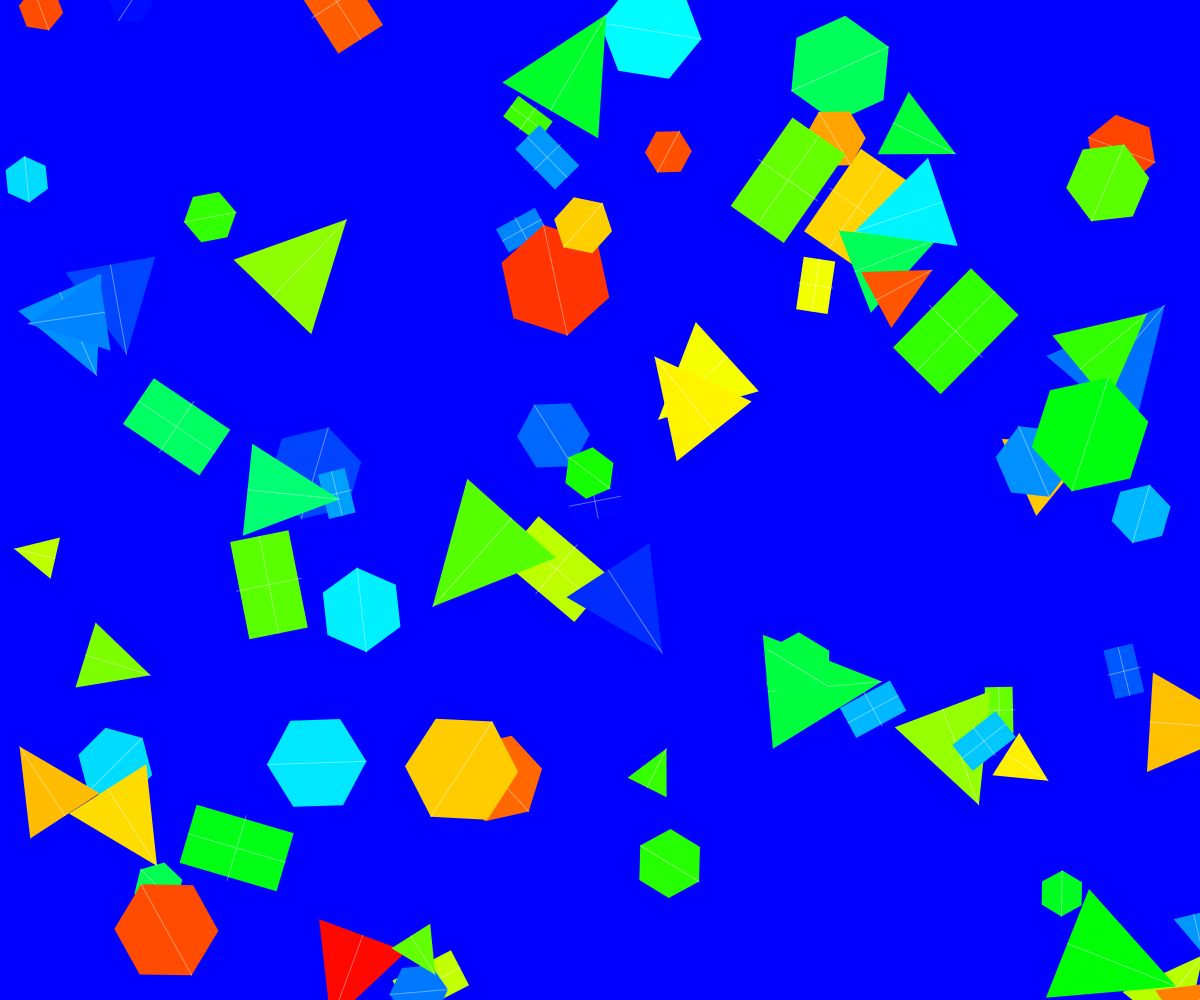
Frame 1 (no input)
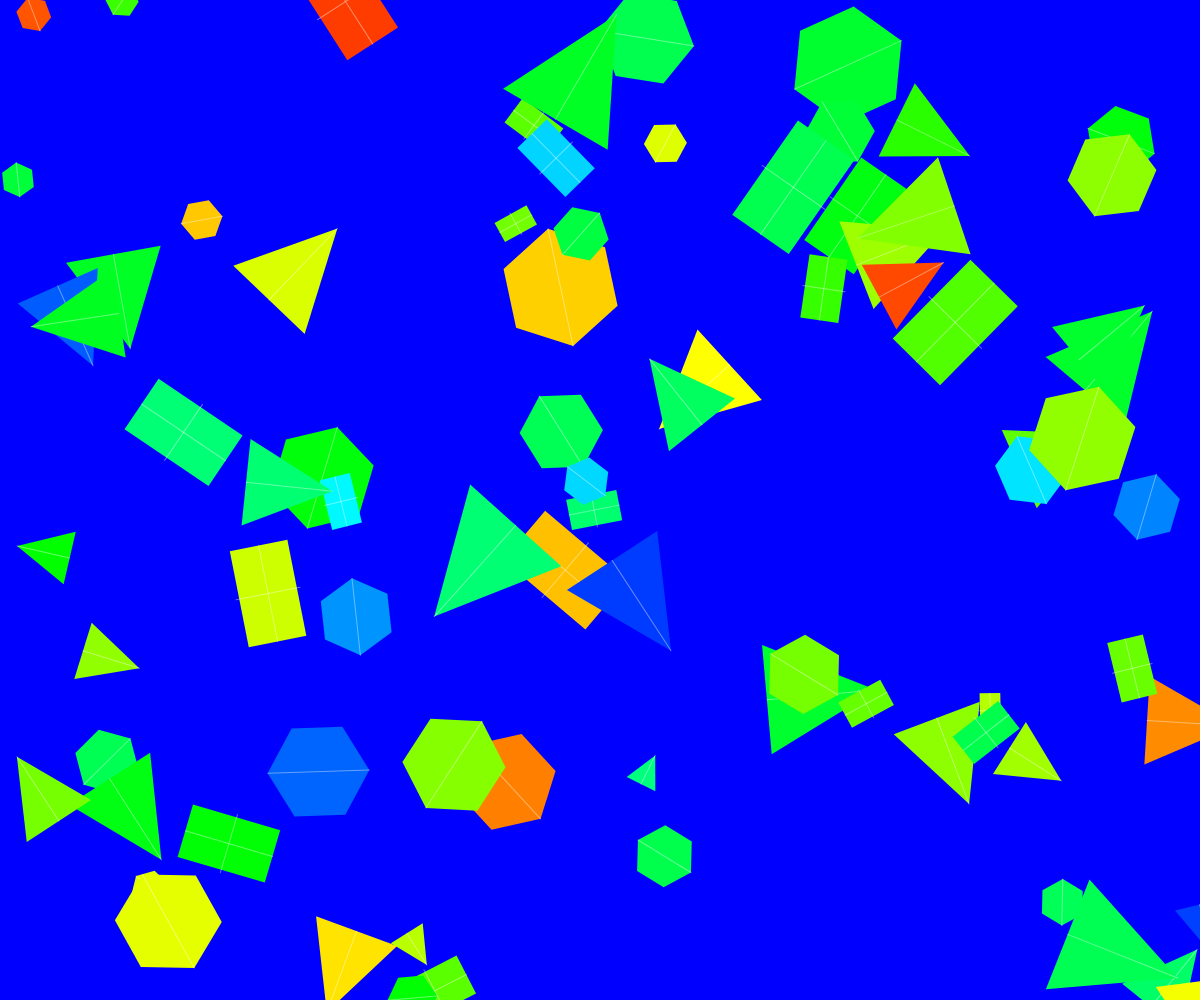
Frame 60 (no input)
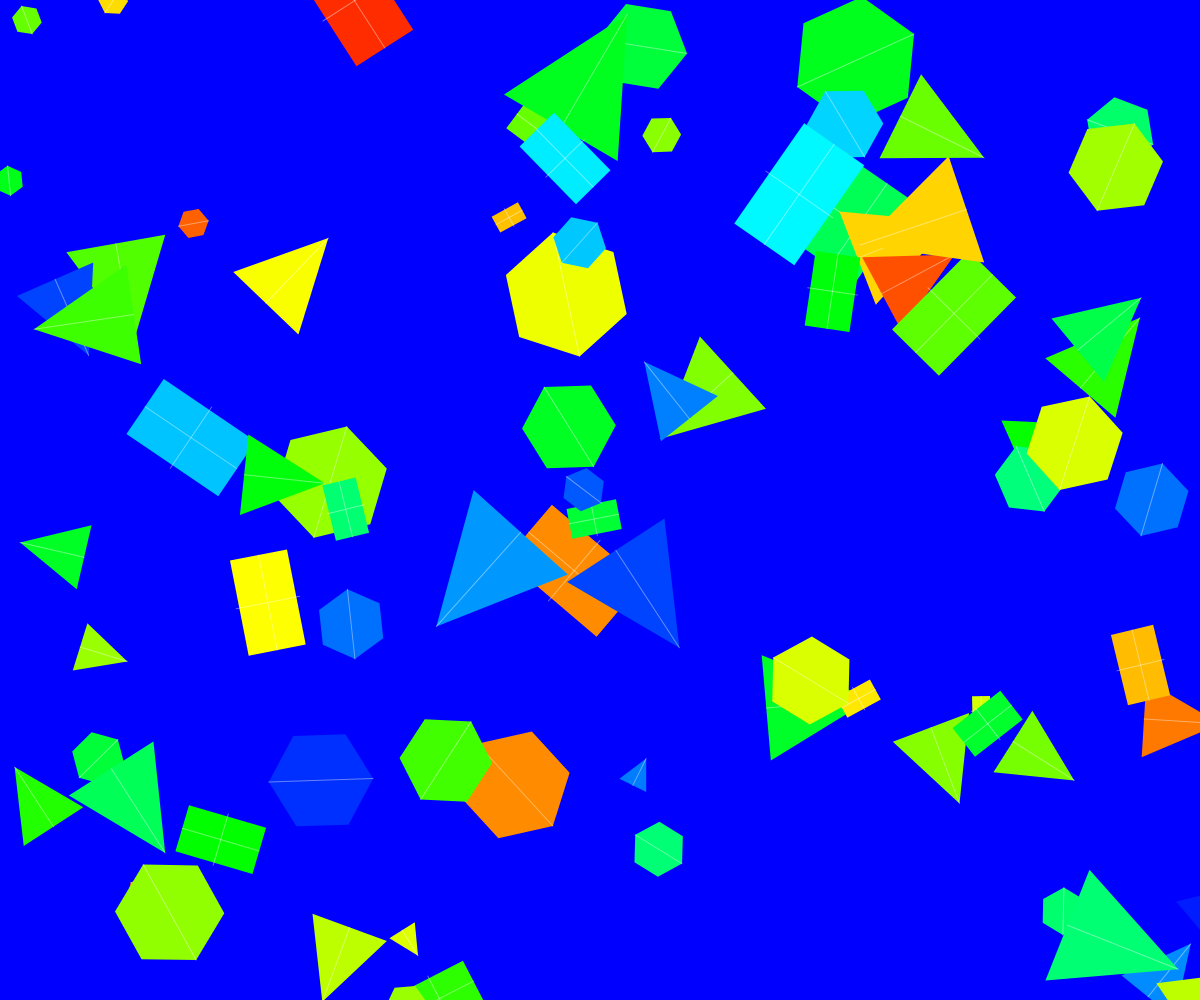
Frame 120 (the mouse pressed at the canvas centre since frame 60)

The p5.js sketch that drew these frames (run headless with seeded random() and noise() and a simulated clock; from frame 60 on, the mouse is pressed at the canvas centre):

// p5.js sketch
// ── sketch.js
let patches = [];
let time = 0;
let colors = [];

function setup() {
  createCanvas(windowWidth, windowHeight);
  noStroke();

  // Precompute color palette for day cycle
  colors = [];
  for (let i = 0; i < 256; i++) {
    let t = i / 255;
    let r, g, b;

    // Interpolate through HSV to RGB
    if (t < 0.25) {
      r = 0;
      g = t * 4 * 255;
      b = 255;
    } else if (t < 0.5) {
      r = 0;
      g = 255;
      b = (1 - t * 2) * 255;
    } else if (t < 0.75) {
      r = (t * 4 - 2) * 255;
      g = 255;
      b = 0;
    } else {
      r = 255;
      g = (1 - (t - 0.75) * 4) * 255;
      b = 0;
    }

    colors.push(color(r, g, b));
  }

  // Initialize patches
  for (let i = 0; i < 80; i++) {
    patches.push({
      x: random(width),
      y: random(height),
      size: random(40, 120),
      angle: random(TWO_PI),
      colorIndex: floor(random(colors.length)),
      speed: random(0.001, 0.005),
      targetColorIndex: floor(random(colors.length)),
      shapeType: floor(random(3)) // 0 = square, 1 = triangle, 2 = hexagon
    });
  }
}

function draw() {
  time += 0.003;

  // Background transition
  let bgIndex = (time * 0.4) % colors.length;
  background(colors[floor(bgIndex)]);

  // Draw patches
  for (let i = 0; i < patches.length; i++) {
    let p = patches[i];
    
    // Update color slowly
    p.colorIndex = lerp(p.colorIndex, p.targetColorIndex, 0.015);
    if (abs(p.colorIndex - p.targetColorIndex) < 1) {
      p.targetColorIndex = floor(random(colors.length));
    }

    push();
    translate(p.x, p.y);
    rotate(p.angle + time * p.speed);
    
    // Draw a geometric patch
    fill(colors[floor(p.colorIndex)]);
    
    if (p.shapeType === 0) {
      // Square
      rectMode(CENTER);
      rect(0, 0, p.size, p.size * 0.6);
      
      // Add stitching lines
      stroke(255, 100);
      strokeWeight(1);
      line(-p.size/2, 0, p.size/2, 0);
      line(0, -p.size/3, 0, p.size/3);
    } else if (p.shapeType === 1) {
      // Triangle
      triangle(0, -p.size/2, -p.size/2, p.size/2, p.size/2, p.size/2);
      
      // Add stitching lines
      stroke(255, 100);
      strokeWeight(1);
      line(0, -p.size/2, 0, p.size/2); 
    } else {
      // Hexagon
      beginShape();
      for (let j = 0; j < 6; j++) {
        let angle = TWO_PI * j / 6;
        let x = cos(angle) * p.size/2;
        let y = sin(angle) * p.size/2;
        vertex(x, y);
      }
      endShape(CLOSE);
      
      // Add stitching lines
      stroke(255, 100);
      strokeWeight(1);
      line(-p.size/2, 0, p.size/2, 0);
    }

    pop();

    // Move patches
    p.x += sin(time * 0.4 + i) * 0.15;
    p.y += cos(time * 0.3 + i) * 0.15;

    // Change size slowly
    p.size += sin(time * 0.2 + i) * 0.2;
    p.size = constrain(p.size, 30, 140);

    // Wrap around canvas
    if (p.x < -p.size) p.x = width + p.size;
    if (p.x > width + p.size) p.x = -p.size;
    if (p.y < -p.size) p.y = height + p.size;
    if (p.y > height + p.size) p.y = -p.size;
  }
}

function windowResized() {
  resizeCanvas(windowWidth, windowHeight);
}
